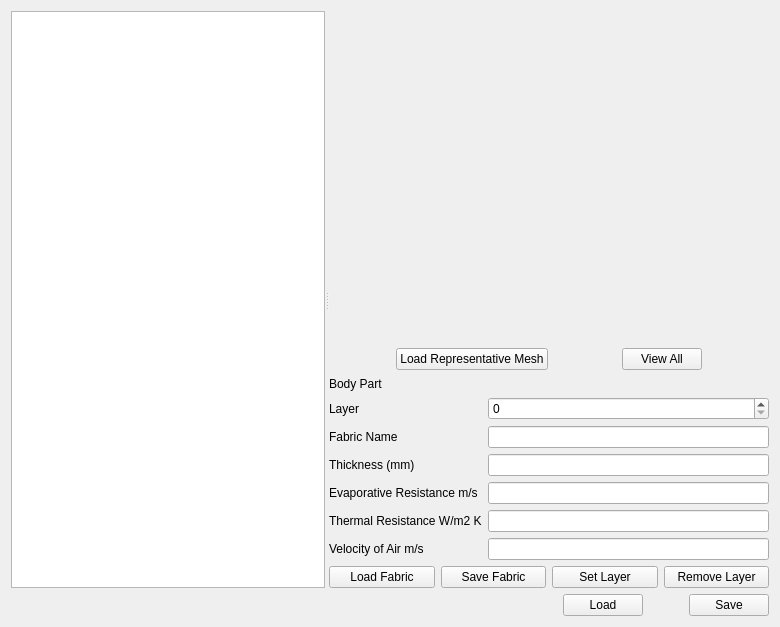
<?xml version="1.0" encoding="UTF-8"?>
<ui version="4.0">
 <class>Form</class>
 <widget class="QWidget" name="Form">
  <property name="geometry">
   <rect>
    <x>0</x>
    <y>0</y>
    <width>780</width>
    <height>627</height>
   </rect>
  </property>
  <property name="windowTitle">
   <string>Form</string>
  </property>
  <layout class="QVBoxLayout" name="verticalLayout_2" stretch="1,0">
   <item>
    <widget class="QSplitter" name="splitter">
     <property name="orientation">
      <enum>Qt::Horizontal</enum>
     </property>
     <widget class="QTreeView" name="anatomyView"/>
     <widget class="QWidget" name="layoutWidget">
      <layout class="QVBoxLayout" name="verticalLayout" stretch="10,0,0,0">
       <item>
        <widget class="QWidget" name="modelView" native="true"/>
       </item>
       <item>
        <layout class="QHBoxLayout" name="horizontalLayout_4">
         <item>
          <spacer name="horizontalSpacer_2">
           <property name="orientation">
            <enum>Qt::Horizontal</enum>
           </property>
           <property name="sizeHint" stdset="0">
            <size>
             <width>40</width>
             <height>20</height>
            </size>
           </property>
          </spacer>
         </item>
         <item>
          <widget class="QPushButton" name="loadZincMesh">
           <property name="text">
            <string>Load Representative Mesh</string>
           </property>
          </widget>
         </item>
         <item>
          <spacer name="horizontalSpacer_5">
           <property name="orientation">
            <enum>Qt::Horizontal</enum>
           </property>
           <property name="sizeHint" stdset="0">
            <size>
             <width>40</width>
             <height>20</height>
            </size>
           </property>
          </spacer>
         </item>
         <item>
          <widget class="QPushButton" name="viewAllScene">
           <property name="text">
            <string>View All</string>
           </property>
          </widget>
         </item>
         <item>
          <spacer name="horizontalSpacer_3">
           <property name="orientation">
            <enum>Qt::Horizontal</enum>
           </property>
           <property name="sizeHint" stdset="0">
            <size>
             <width>40</width>
             <height>20</height>
            </size>
           </property>
          </spacer>
         </item>
        </layout>
       </item>
       <item>
        <layout class="QFormLayout" name="formLayout">
         <item row="1" column="0">
          <widget class="QLabel" name="label">
           <property name="text">
            <string>Body Part</string>
           </property>
          </widget>
         </item>
         <item row="1" column="1">
          <widget class="QLabel" name="BodyPart">
           <property name="font">
            <font>
             <pointsize>10</pointsize>
             <weight>75</weight>
             <bold>true</bold>
            </font>
           </property>
           <property name="text">
            <string/>
           </property>
          </widget>
         </item>
         <item row="2" column="0">
          <widget class="QLabel" name="label_3">
           <property name="text">
            <string>Layer </string>
           </property>
          </widget>
         </item>
         <item row="2" column="1">
          <widget class="QSpinBox" name="layer"/>
         </item>
         <item row="3" column="0">
          <widget class="QLabel" name="label_4">
           <property name="text">
            <string>Fabric Name</string>
           </property>
          </widget>
         </item>
         <item row="3" column="1">
          <widget class="QLineEdit" name="fabricName"/>
         </item>
         <item row="4" column="0">
          <widget class="QLabel" name="label_5">
           <property name="text">
            <string>Thickness (mm)</string>
           </property>
          </widget>
         </item>
         <item row="4" column="1">
          <widget class="QLineEdit" name="fabricThickness"/>
         </item>
         <item row="5" column="0">
          <widget class="QLabel" name="label_7">
           <property name="text">
            <string>Evaporative Resistance m/s</string>
           </property>
          </widget>
         </item>
         <item row="5" column="1">
          <widget class="QLineEdit" name="fabricEvaporativeResistance"/>
         </item>
         <item row="6" column="0">
          <widget class="QLabel" name="label_6">
           <property name="text">
            <string>Thermal Resistance W/m2 K</string>
           </property>
          </widget>
         </item>
         <item row="6" column="1">
          <widget class="QLineEdit" name="fabricThermalResistance"/>
         </item>
         <item row="7" column="0">
          <widget class="QLabel" name="velocityOfAirLabel">
           <property name="text">
            <string>Velocity of Air m/s</string>
           </property>
          </widget>
         </item>
         <item row="7" column="1">
          <widget class="QLineEdit" name="velocityOfAir"/>
         </item>
        </layout>
       </item>
       <item>
        <layout class="QHBoxLayout" name="horizontalLayout">
         <item>
          <widget class="QPushButton" name="loadFabricModel">
           <property name="text">
            <string>Load Fabric</string>
           </property>
          </widget>
         </item>
         <item>
          <widget class="QPushButton" name="saveFabricModel">
           <property name="text">
            <string>Save Fabric</string>
           </property>
          </widget>
         </item>
         <item>
          <widget class="QPushButton" name="setLayerModel">
           <property name="text">
            <string>Set Layer</string>
           </property>
          </widget>
         </item>
         <item>
          <widget class="QPushButton" name="removeLayerModel">
           <property name="text">
            <string>Remove Layer</string>
           </property>
          </widget>
         </item>
        </layout>
       </item>
      </layout>
     </widget>
    </widget>
   </item>
   <item>
    <layout class="QHBoxLayout" name="horizontalLayout_2" stretch="1,0,0,0">
     <item>
      <spacer name="horizontalSpacer_4">
       <property name="orientation">
        <enum>Qt::Horizontal</enum>
       </property>
       <property name="sizeHint" stdset="0">
        <size>
         <width>40</width>
         <height>20</height>
        </size>
       </property>
      </spacer>
     </item>
     <item>
      <widget class="QPushButton" name="loadClothingModel">
       <property name="text">
        <string>Load</string>
       </property>
      </widget>
     </item>
     <item>
      <spacer name="horizontalSpacer">
       <property name="orientation">
        <enum>Qt::Horizontal</enum>
       </property>
       <property name="sizeHint" stdset="0">
        <size>
         <width>40</width>
         <height>20</height>
        </size>
       </property>
      </spacer>
     </item>
     <item>
      <widget class="QPushButton" name="saveClothingModel">
       <property name="text">
        <string>Save</string>
       </property>
      </widget>
     </item>
    </layout>
   </item>
  </layout>
 </widget>
 <resources/>
 <connections/>
</ui>
